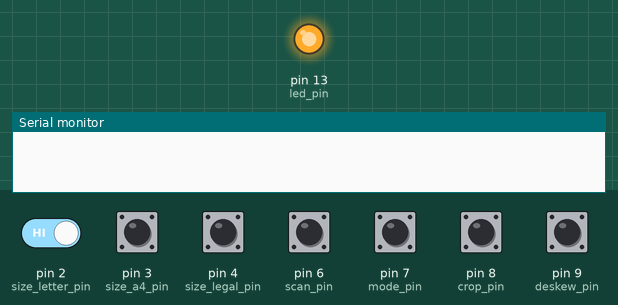
This sketch was run on a simulated Arduino Uno, built with avr-gcc and run on an emulated ATmega328P. On the bench: output pins drawn as LEDs (lit = HIGH), the last lines printed to the serial monitor. Dashed ring = blinking. The test bench sets the inputs (shaded band); at power-on: pin 2 (size_letter_pin), pin 3 (size_a4_pin), pin 4 (size_legal_pin), pin 6 (scan_pin), pin 7 (mode_pin), pin 8 (crop_pin), pin 9 (deskew_pin) HIGH.

Above: at 1.8 s.
1.9 s: pin 6 (scan_pin) pulled LOW for 3.2 s
6.6 s: pin 2 (size_letter_pin) driven LOW and pin 6 (scan_pin) driven LOW
At 8.2 s:
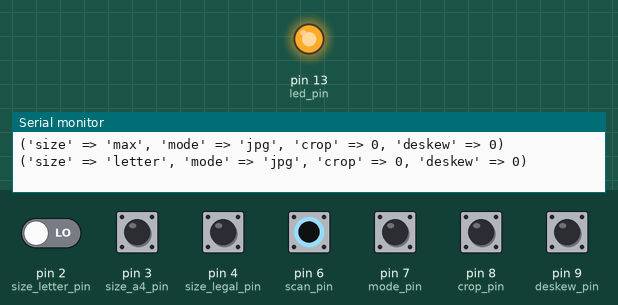
8.5 s: pin 6 (scan_pin) driven HIGH
At 9.4 s:
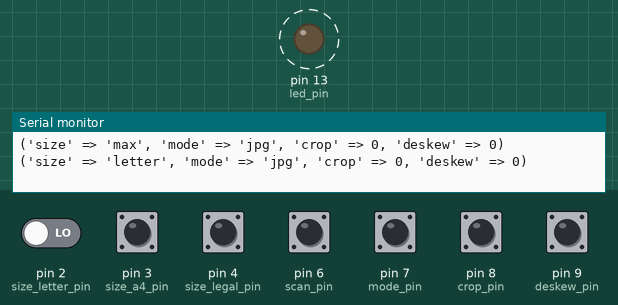
11.5 s: pin 6 (scan_pin) driven LOW
At 11.8 s:
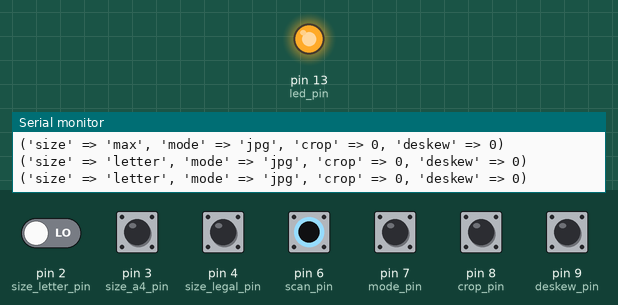
Timing chart, 0 to 14.0 s (numbered marks = the images above; inputs shaded):
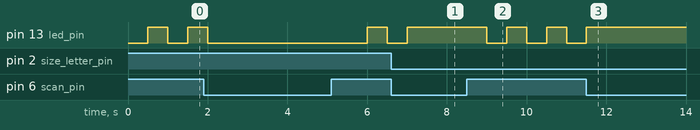

The sketch:

scan_control.ino
```cpp
#include <Streaming.h>

int led_pin = 13;

int size_letter_pin   =  2;
int size_a4_pin       =  3;
int size_legal_pin    =  4;
int size_max_pin      =  5;
int scan_pin          =  6;
int mode_pin          =  7;
int crop_pin          =  8;
int deskew_pin        =  9;

void setup() {
  Serial.begin(9600);

  pinMode (led_pin, OUTPUT);

  pinMode (size_letter_pin, INPUT);
  digitalWrite (size_letter_pin, HIGH);
  pinMode (size_a4_pin, INPUT);
  digitalWrite (size_a4_pin, HIGH);
  pinMode (size_legal_pin, INPUT);
  digitalWrite (size_legal_pin, HIGH);
  pinMode (size_max_pin, INPUT);
  digitalWrite (size_max_pin, HIGH);
  pinMode (scan_pin, INPUT);
  digitalWrite (scan_pin, HIGH);
  pinMode (mode_pin, INPUT);
  digitalWrite (mode_pin, HIGH);
  pinMode (crop_pin, INPUT);
  digitalWrite (crop_pin, HIGH);
  pinMode (deskew_pin, INPUT);
  digitalWrite (deskew_pin, HIGH);
}

int ledstate = 0;

void loop() {
  digitalWrite (led_pin, ledstate);
  ledstate = ++ledstate % 2;

  if (!digitalRead (scan_pin)) {
    Serial << "(";
    Serial << "'size' => "    <<
      (!digitalRead (size_letter_pin) ? "'letter'" :
       !digitalRead (size_a4_pin)     ? "'a4'"     :
       !digitalRead (size_legal_pin)  ? "'legal'"  :
                                        "'max'") << ", ";
    Serial << "'mode' => "   << (!digitalRead(mode_pin) ? "'pdf'" : "'jpg'") << ", ";
    Serial << "'crop' => "   << !digitalRead(crop_pin) << ", ";
    Serial << "'deskew' => " << !digitalRead(deskew_pin) << ")" << endl;
    while (!digitalRead (scan_pin))
      delay (500);
  }
  delay (500);
}
```

Measured:
- after the input at 6.6 s, pin 13 (led_pin): goes on until 7.0 s, then stays HIGH
- after the input at 8.5 s, pin 13 (led_pin): alternates HIGH for 0.50 s and LOW for 0.50 s, starting after 0.50 s
- after the input at 11.5 s, pin 13 (led_pin): goes on until 11.5 s, then stays HIGH
